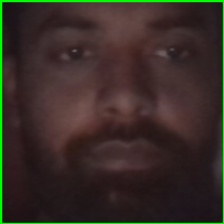
#> input picture dataset/Ritik/0.jpg, 224 x 224 px; its folder holds only this picture in this run
$ python attendance_gui.py
#> lines starting #> are read from the running program, lines starting #| are printed output that depends on the picture
#> further down, img is the input picture: shape (224, 224, 3); mean B, G, R 38, 45.1, 55
import cv2
import mediapipe as mp
import numpy as np
import os
import sqlite3
import csv
from datetime import datetime
from numpy.linalg import norm
import tkinter as tk
from tkinter import messagebox
from PIL import Image, ImageTk
from skimage.feature import local_binary_pattern, hog

# ======================================================
# DATABASE
# ======================================================
conn = sqlite3.connect("attendance.db")
cursor = conn.cursor()

cursor.execute("""
CREATE TABLE IF NOT EXISTS students (
    student_id TEXT PRIMARY KEY,
    name TEXT,
    class_name TEXT
)
""")

cursor.execute("""
CREATE TABLE IF NOT EXISTS attendance (
    student_id TEXT,
    date TEXT,
    time TEXT
)
""")
conn.commit()

# ======================================================
# FEATURE EXTRACTION
# ======================================================
def extract_features(face_img):
    gray = cv2.cvtColor(face_img, cv2.COLOR_BGR2GRAY)
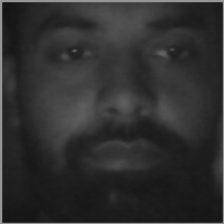
#> gray: shape (224, 224); min 18, max 157, mean 47.2
    gray = cv2.resize(gray, (128, 128))
#> gray: shape (128, 128)

    hist = cv2.calcHist([gray], [0], None, [256], [0, 256])
#> hist = 256 values, max 736 at index 27, min 0 at index 0, mean 64
    hist = cv2.normalize(hist, hist).flatten()
#> hist = 256 values, max 0.312 at index 27, min 0 at index 0, mean 0.0271

    lbp = local_binary_pattern(gray, 8, 1, method="uniform")
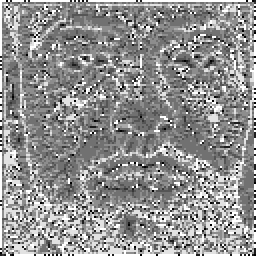
#> lbp: shape (128, 128) float64 (shown 2 times larger); min 0, max 9, mean 5.15; drawn with min black and max white
    lbp_hist, _ = np.histogram(lbp.ravel(), bins=np.arange(0, 59))
#> lbp_hist = 58 values, max 4114 at index 4, min 0 at index 10, mean 282.5
    lbp_hist = lbp_hist.astype("float")
    lbp_hist /= (lbp_hist.sum() + 1e-6)
#> lbp_hist = 58 values, max 0.251 at index 4, min 0 at index 10, mean 0.0172

    hog_feat = hog(
        gray,
        orientations=9,
        pixels_per_cell=(16, 16),
        cells_per_block=(2, 2),
        block_norm="L2-Hys"
    )
#> hog_feat = 1764 values, max 0.613 at index 1570, min 0 at index 786, mean 0.128

    return np.concatenate([hist, lbp_hist, hog_feat])

def similarity(a, b):
    return np.dot(a, b) / (norm(a) * norm(b))

# ======================================================
# LOAD DATASET
# ======================================================
known_features = []
student_ids = []

DATASET_DIR = "dataset"

for sid in os.listdir(DATASET_DIR):
    folder = os.path.join(DATASET_DIR, sid)
    if not os.path.isdir(folder):
        continue

    images = os.listdir(folder)
    if not images:
        continue

    img = cv2.imread(os.path.join(folder, images[0]))
    if img is None:
        continue

    known_features.append(extract_features(img))
    student_ids.append(sid)

# ======================================================
# MEDIAPIPE
# ======================================================
mp_face = mp.solutions.face_detection
mp_mesh = mp.solutions.face_mesh

#> (the run stopped early here; a loop or call above may not have finished)

$ run again, on dataset/Ritik/2.jpg
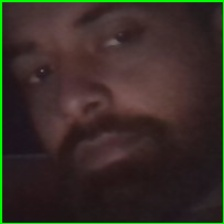
#> input picture dataset/Ritik/2.jpg, 224 x 224 px
#> img is the input picture: shape (224, 224, 3); mean B, G, R 38.2, 44.9, 54.7
#> in extract_features, `gray = cv2.cvtColor(face_img, cv2.COLOR_BGR2GRAY)`:
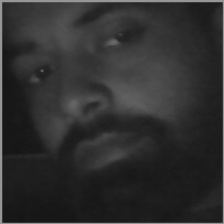
#> gray: shape (224, 224); min 20, max 155, mean 47.1
#> in extract_features, `hist = cv2.calcHist([gray], [0], None, [256], [0, 256])`: hist = 256 values, max 895 at index 30, min 0 at index 0, mean 64
#> in extract_features, `hist = cv2.normalize(hist, hist).flatten()`: hist = 256 values, max 0.368 at index 30, min 0 at index 0, mean 0.0263
#> in extract_features, `lbp = local_binary_pattern(gray, 8, 1, method="uniform")`:
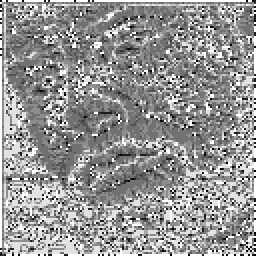
#> lbp: shape (128, 128) float64 (shown 2 times larger); min 0, max 9, mean 5.28; drawn with min black and max white
#> in extract_features, `lbp_hist, _ = np.histogram(lbp.ravel(), bins=np.arange(0, 59))`: lbp_hist = 58 values, max 3709 at index 5, min 0 at index 10, mean 282.5
#> in extract_features, `lbp_hist /= (lbp_hist.sum() + 1e-6)`: lbp_hist = 58 values, max 0.226 at index 5, min 0 at index 10, mean 0.0172
#> hog_feat = 1764 values, max 0.646 at index 1570, min 0 at index 1295, mean 0.125
